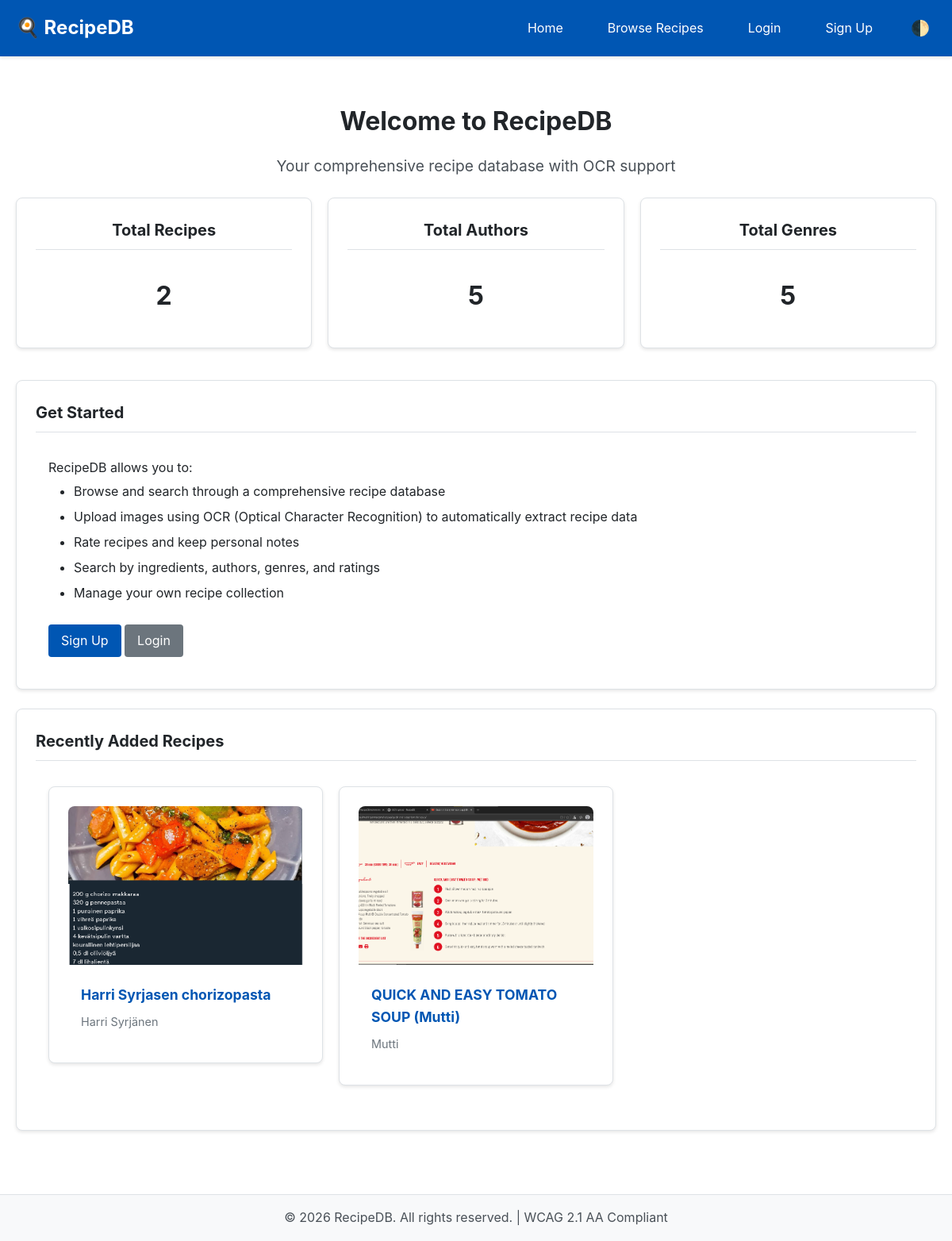
The page / on the database its author committed.
### RecipeDB/models.py (models this page shows, shortened)
class Recipe(models.Model):
    title = models.CharField(max_length=MAX_TITLE_LENGTH, db_index=True)
    instructions = models.TextField(help_text='Step-by-step cooking instructions')
    authors = models.ManyToManyField(Author, related_name='recipes', blank=True)
    genres = models.ManyToManyField(Genre, related_name='recipes', blank=True)
    ingredients = models.ManyToManyField(
        Ingredient,
        through='RecipeIngredient',
        related_name='recipes'
    )
    source_file = models.CharField(max_length=500, blank=True, help_text='Original file path for OCR')
    ocr_confidence = models.FloatField(
        null=True,
        blank=True,
        validators=[MinValueValidator(0.0), MaxValueValidator(1.0)],
        help_text='OCR confidence score (0-1)'
    )
    image = models.ImageField(upload_to='recipes/', blank=True, null=True)
    created_at = models.DateTimeField(auto_now_add=True, db_index=True)
    updated_at = models.DateTimeField(auto_now=True)
    created_by = models.ForeignKey(
        User,
        on_delete=models.SET_NULL,
        null=True,
        blank=True,
        related_name='created_recipes'
    )
    class Meta:
        ordering = ['-created_at', 'title']
        indexes = [
            models.Index(fields=['title']),
            models.Index(fields=['-created_at']),
            models.Index(fields=['ocr_confidence']),
        ]
        verbose_name = 'Recipe'
        verbose_name_plural = 'Recipes'

class Author(models.Model):
    first_name = models.CharField(max_length=MAX_NAME_LENGTH, blank=True, db_index=True)
    last_name = models.CharField(max_length=MAX_NAME_LENGTH, blank=True, db_index=True)
    publisher_name = models.CharField(max_length=MAX_NAME_LENGTH, blank=True, db_index=True)
    created_at = models.DateTimeField(auto_now_add=True)
    updated_at = models.DateTimeField(auto_now=True)
    class Meta:
        ordering = ['last_name', 'first_name', 'publisher_name']
        indexes = [
            models.Index(fields=['last_name', 'first_name']),
            models.Index(fields=['publisher_name']),
        ]
        verbose_name = 'Author'
        verbose_name_plural = 'Authors'
    def __str__(self):
        if self.publisher_name:
            return self.publisher_name
        if self.first_name and self.last_name:
            return f"{self.first_name} {self.last_name}"
        if self.first_name:
            return self.first_name
        if self.last_name:
            return self.last_name
        return f"Author {self.id}"
    def get_full_name(self):
        return str(self)

### RecipeDB/views.py (the view)
# urls.py: path('', views.HomeView.as_view(), name='home'),
class HomeView(TemplateView):
    template_name = 'RecipeDB/home.html'
    def get_context_data(self, **kwargs):
        context = super().get_context_data(**kwargs)
        try:
            context['total_recipes'] = Recipe.objects.count()
            context['total_authors'] = Author.objects.count()
            context['total_genres'] = Genre.objects.count()
            context['recent_recipes'] = Recipe.objects.all()[:6]
        except Exception as e:
            logger.error(f"Error loading home page data: {e}")
            context['error'] = "Error loading data"
        return context

### RecipeDB/templates/RecipeDB/home.html (shortened to what this page needs)
{% extends 'RecipeDB/base.html' %}
{% block content %}
<div class="text-center mt-3 mb-3">
    <h1>Welcome to RecipeDB</h1>
    <p class="mt-2" style="font-size: 1.2rem; color: var(--text-secondary);">
        Your comprehensive recipe database with OCR support
    </p>
</div>
<div class="row mb-3">
    <div class="col-md-4">
        <div class="card text-center">
            <div class="card-header">Total Recipes</div>
            <div style="font-size: 2rem; font-weight: bold; padding: 1rem;">{{ total_recipes|default:0 }}</div>
        </div>
    </div>
    <div class="col-md-4">
        <div class="card text-center">
            <div class="card-header">Total Authors</div>
            <div style="font-size: 2rem; font-weight: bold; padding: 1rem;">{{ total_authors|default:0 }}</div>
        </div>
    </div>
    <div class="col-md-4">
        <div class="card text-center">
            <div class="card-header">Total Genres</div>
            <div style="font-size: 2rem; font-weight: bold; padding: 1rem;">{{ total_genres|default:0 }}</div>
        </div>
    </div>
</div>
<div class="card mb-3">
    <div class="card-header">Get Started</div>
    <div style="padding: 1rem;">
        <p>RecipeDB allows you to:</p>
        <ul style="margin-left: 2rem; line-height: 2;">
            <li>Browse and search through a comprehensive recipe database</li>
            <li>Upload images using OCR (Optical Character Recognition) to automatically extract recipe data</li>
            <li>Rate recipes and keep personal notes</li>
            <li>Search by ingredients, authors, genres, and ratings</li>
            <li>Manage your own recipe collection</li>
        </ul>
        <div class="mt-3">
            {% if user.is_authenticated %}
                <a href="{% url 'recipe_list' %}" class="btn btn-primary">Browse Recipes</a>
                <a href="{% url 'recipe_create' %}" class="btn btn-secondary">Add New Recipe</a>
                <a href="{% url 'ocr_upload' %}" class="btn btn-secondary">Upload via OCR</a>
            {% else %}
                <a href="{% url 'signup' %}" class="btn btn-primary">Sign Up</a>
                <a href="{% url 'login' %}" class="btn btn-secondary">Login</a>
            {% endif %}
        </div>
    </div>
</div>
{% if recent_recipes %}
<div class="card">
    <div class="card-header">Recently Added Recipes</div>
    <div style="padding: 1rem;">
        <div class="row">
            {% for recipe in recent_recipes %}
            <div class="col-md-4">
                <div class="card mb-2">
                    {% if recipe.image %}
                        <img src="{{ recipe.image.url }}" alt="{{ recipe.title }}" style="width: 100%; height: 200px; object-fit: cover; border-radius: 8px 8px 0 0;">
                    {% endif %}
                    <div style="padding: 1rem;">
                        <h3 style="font-size: 1.1rem; margin-bottom: 0.5rem;">
                            <a href="{% url 'recipe_detail' recipe.pk %}">{{ recipe.title }}</a>
                        </h3>
                        <p style="color: var(--text-muted); font-size: 0.9rem;">
                            {% for author in recipe.authors.all %}
                                {{ author.get_full_name }}{% if not forloop.last %}, {% endif %}
                            {% empty %}
                                Unknown Author
                            {% endfor %}
                        </p>
                    </div>
                </div>
            </div>
            {% endfor %}
        </div>
    </div>
</div>
{% endif %}
{% endblock %}

### RecipeDB/templates/RecipeDB/base.html (style rules this page uses)
:root { --bg-primary: #ffffff; --bg-secondary: #f8f9fa; --bg-tertiary: #e9ecef; --text-primary: #212529; --text-secondary: #495057; --text-muted: #6c757d; --border-color: #dee2e6; --link-color: #0056b3; --link-hover: #003d82; --button-primary: #0056b3; --button-primary-hover: #003d82; --button-secondary: #6c757d; --button-secondary-hover: #545b62; --success: #2d6a2d; --warning: #856404; --danger: #a02622; --info: #004085; --form-bg: #ffffff; --form-border: #ced4da; --navbar-bg: #0056b3; --navbar-text: #ffffff; --card-bg: #ffffff; --card-border: #dee2e6; }
* { margin: 0; padding: 0; box-sizing: border-box; }
body { font-family: -apple-system, BlinkMacSystemFont, "Segoe UI", Roboto, "Helvetica Neue", Arial, sans-serif; line-height: 1.6; color: var(--text-primary); background-color: var(--bg-primary); transition: background-color 0.3s ease, color 0.3s ease; }
.btn { display: inline-block; padding: 0.5rem 1rem; border: none; border-radius: 4px; cursor: pointer; text-decoration: none; font-size: 1rem; transition: background-color 0.2s; }
.btn-primary { background-color: var(--button-primary); color: white; }
.btn-secondary { background-color: var(--button-secondary); color: white; }
.card { background-color: var(--card-bg); border: 1px solid var(--card-border); border-radius: 8px; padding: 1.5rem; margin-bottom: 1rem; box-shadow: 0 2px 4px rgba(0,0,0,0.1); }
.card-header { font-size: 1.25rem; font-weight: bold; margin-bottom: 1rem; padding-bottom: 0.5rem; border-bottom: 1px solid var(--border-color); }
.row { display: flex; flex-wrap: wrap; margin: 0 -10px; }
.col-md-4 { flex: 0 0 33.333%; padding: 0 10px; }
a { color: var(--link-color); text-decoration: none; }
.text-center { text-align: center; }
.mt-2 { margin-top: 1rem; }
.mt-3 { margin-top: 1.5rem; }
.mb-2 { margin-bottom: 1rem; }
.mb-3 { margin-bottom: 1.5rem; }

### rows shown on the page
Recipe: image (picture), title "Harri Syrjasen chorizopasta"
Author: get_full_name "Harri Syrjänen"
Recipe: image (picture), title "QUICK AND EASY TOMATO SOUP (Mutti)"
Author: get_full_name "Mutti"

### other values the page prints
{{ total_recipes|default:0 }} "2"
{{ total_authors|default:0 }} "5"
{{ total_genres|default:0 }} "5"
